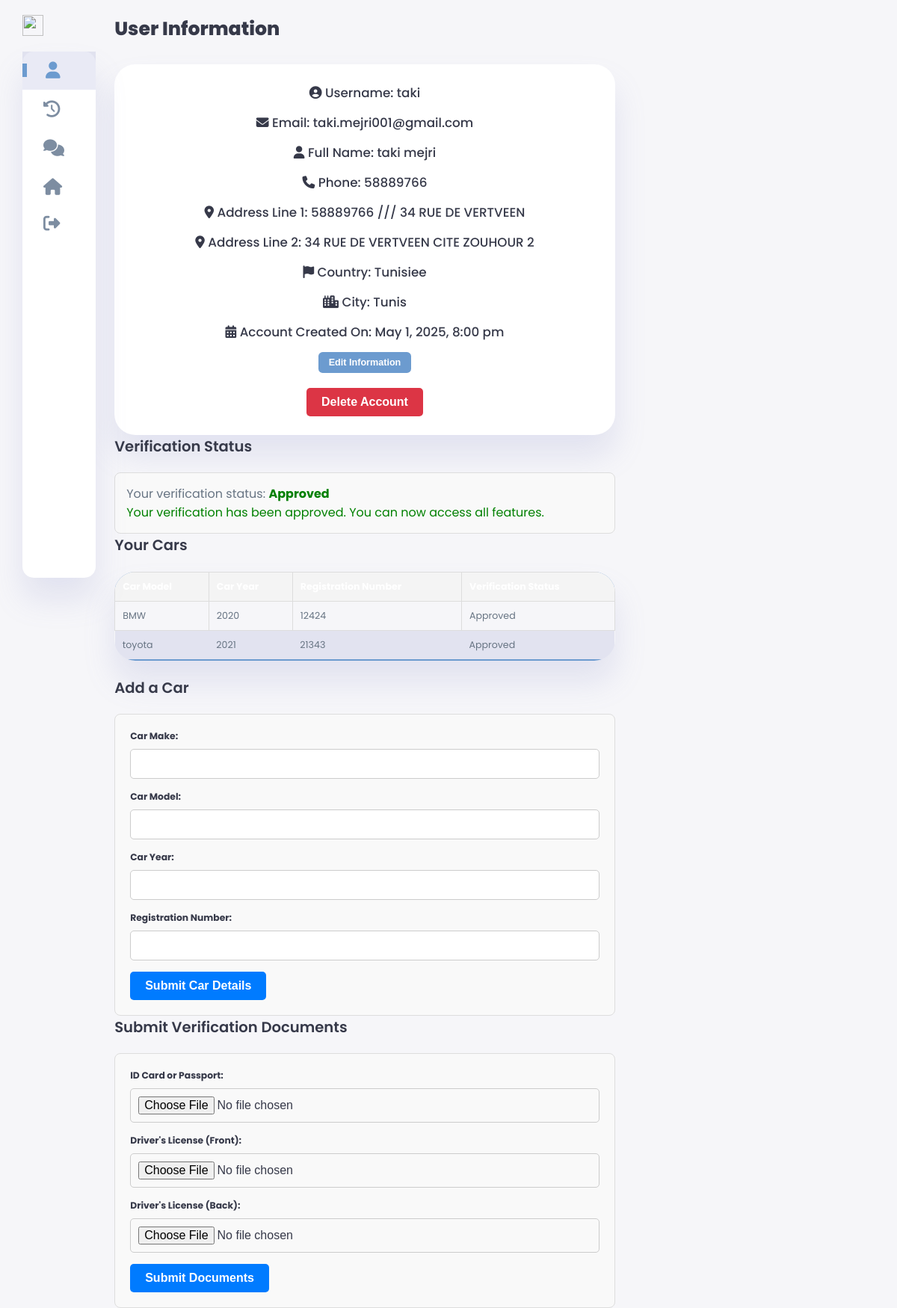
Page /views/back/user/user-info.php (signed in) on the committed database.
### tables this page shows
CREATE TABLE `users` (
  `id` int(11) NOT NULL,
  `username` varchar(50) NOT NULL,
  `email` varchar(100) NOT NULL,
  `password_hash` varchar(255) NOT NULL,
  `first_name` varchar(50) DEFAULT NULL,
  `last_name` varchar(50) DEFAULT NULL,
  `address_line1` varchar(100) DEFAULT NULL,
  `address_line2` varchar(100) DEFAULT NULL,
  `city` varchar(50) DEFAULT NULL,
  `state_province` varchar(50) DEFAULT NULL,
  `postal_code` varchar(20) DEFAULT NULL,
  `country` varchar(50) DEFAULT NULL,
  `phone_number` varchar(20) DEFAULT NULL,
  `is_verified` tinyint(1) DEFAULT 0,
  `verification_token` varchar(255) DEFAULT NULL,
  `verification_token_expires` datetime DEFAULT NULL,
  `verified_at` datetime DEFAULT NULL,
  `created_at` datetime DEFAULT current_timestamp(),
  `updated_at` datetime DEFAULT current_timestamp() ON UPDATE current_timestamp(),
  `car_verification_status` enum('Pending','Approved','Rejected') DEFAULT 'Pending',
  `car_verification_token` varchar(255) DEFAULT NULL,
  `car_verification_token_expires` datetime DEFAULT NULL,
  `car_verified_at` datetime DEFAULT NULL,
  `id_card_or_passport` varchar(255) DEFAULT NULL,
  `driver_license_front` varchar(255) DEFAULT NULL,
  `driver_license_back` varchar(255) DEFAULT NULL,
  `verification_status` enum('Pending','Approved','Rejected') DEFAULT 'Pending',
  `verification_submitted_at` datetime DEFAULT NULL
);

CREATE TABLE 
`cars` (
  `id` int(11) NOT NULL,
  `user_id` int(11) NOT NULL,
  `car_make` varchar(50) NOT NULL,
  `car_model` varchar(50) NOT NULL,
  `car_year` int(11) NOT NULL,
  `car_registration_number` varchar(50) NOT NULL,
  `car_verification_status` enum('Pending','Approved','Rejected') DEFAULT 'Pending',
  `car_verification_token` varchar(255) DEFAULT NULL,
  `car_verification_token_expires` datetime DEFAULT NULL,
  `car_verified_at` datetime DEFAULT NULL,
  `created_at` datetime DEFAULT current_timestamp(),
  `updated_at` datetime DEFAULT current_timestamp() ON UPDATE current_timestamp()
);

### views/back/user/user-info.php (the view, shortened to what this page needs)
<?php
try {
    $dsn = 'mysql:host=localhost;dbname=clyptorweb;charset=utf8mb4';
    $pdo = new PDO($dsn, 'root', '', [
        PDO::ATTR_ERRMODE => PDO::ERRMODE_EXCEPTION,
        PDO::ATTR_DEFAULT_FETCH_MODE => PDO::FETCH_ASSOC,
    ]);
    $stmt = $pdo->prepare("SELECT * FROM users WHERE id = :id");
    $stmt->execute(['id' => $_SESSION['user_id']]);
    $user = $stmt->fetch();
    $stmt = $pdo->prepare("SELECT * FROM cars WHERE user_id = :user_id");
    $stmt->execute(['user_id' => $_SESSION['user_id']]);
    $cars = $stmt->fetchAll();
    $created_at = date("F j, Y, g:i a", strtotime($user['created_at']));
    $stmt = $pdo->prepare("SELECT verification_status FROM users WHERE id = :id");
    $stmt->execute(['id' => $_SESSION['user_id']]);
    $userVerification = $stmt->fetch();
} catch (PDOException $e) {
    echo "Database error: " . $e->getMessage();
    exit();
}
?>
<!DOCTYPE html>
<html lang="en">
<head>
  <link rel="stylesheet" href="style.css">
  <link rel="stylesheet" href="https://cdnjs.cloudflare.com/ajax/libs/font-awesome/6.4.0/css/all.min.css">
</head>
<body>
  <div class="container">
    <aside>
        <div class="toggle">
            <div class="logo">
                <img src="images/logo.png">
            </div>
        </div>
        <div class="sidebar">
            <a href="user-info.php" class="active">
                <span class="fas fa-user"></span>
            </a>
            <a href="history.php">
                <span class="fas fa-history"></span>
            </a>
            <a href="chat.php">
                <span class="fas fa-comments"></span>
            </a>
            <a href="../../front/index.php">
                <span class="fas fa-home"></span>
            </a>
            <a href="#" id="logout-button">
                <span class="fas fa-sign-out-alt"></span>
            </a>
        </div>
    </aside>
    <main>
      <h1>User Information</h1>
      <div class="card user-info-card">
        <h3><i class="fas fa-user-circle"></i> Username: <span id="username-display"><?php echo htmlspecialchars($user['username']); ?></span></h3>
        <h3><i class="fas fa-envelope"></i> Email: <span id="email-display"><?php echo htmlspecialchars($user['email']); ?></span></h3>
        <h3><i class="fas fa-user"></i> Full Name: <span id="fullname-display"><?php echo htmlspecialchars($user['first_name'] . ' ' . $user['last_name']); ?></span></h3>
        <h3><i class="fas fa-phone"></i> Phone: <span id="phone-display"><?php echo htmlspecialchars($user['phone_number']); ?></span></h3>
        <h3><i class="fas fa-map-marker-alt"></i> Address Line 1: <span id="address-line1-display"><?php echo htmlspecialchars($user['address_line1']); ?></span></h3>
        <h3><i class="fas fa-map-marker-alt"></i> Address Line 2: <span id="address-line2-display"><?php echo htmlspecialchars($user['address_line2']); ?></span></h3>
        <h3><i class="fas fa-flag"></i> Country: <span id="country-display"><?php echo htmlspecialchars($user['country']); ?></span></h3>
        <h3><i class="fas fa-city"></i> City: <span id="city-display"><?php echo htmlspecialchars($user['city']); ?></span></h3>
        <h3><i class="fas fa-calendar-alt"></i> Account Created On: <span id="created-at-display"><?php echo htmlspecialchars($created_at); ?></span></h3>
        <button class="btn btn-primary" id="edit-info-button">Edit Information</button>
        <form method="POST" style="margin-top: 20px;">
          <button type="submit" name="delete_account" class="btn btn-danger" onclick="return confirm('Are you sure you want to delete your account? This action cannot be undone.')">Delete Account</button>
        </form>
      </div>
      <h2>Verification Status</h2>
      <div class="verification-status">
        <p>
          Your verification status:
          <strong style="color:
            <?= $userVerification['verification_status'] === 'Approved' ? 'green' : ($userVerification['verification_status'] === 'Rejected' ? 'red' : 'orange'); ?>;">
            <?= htmlspecialchars($userVerification['verification_status']) ?>
          </strong>
        </p>
        <?php if ($userVerification['verification_status'] === 'Rejected'): ?>
          <p style="color: red;">Your verification was rejected. Please resubmit your documents.</p>
        <?php elseif ($userVerification['verification_status'] === 'Pending'): ?>
          <p style="color: orange;">Your verification is under review. Please wait for approval.</p>
        <?php elseif ($userVerification['verification_status'] === 'Approved'): ?>
          <p style="color: green;">Your verification has been approved. You can now access all features.</p>
        <?php endif; ?>
      </div>
      <h2>Your Cars</h2>
      <table class="styled-table">
        <thead>
          <tr>
            <th>Car Model</th>
            <th>Car Year</th>
            <th>Registration Number</th>
            <th>Verification Status</th>
          </tr>
        </thead>
        <tbody>
          <?php foreach ($cars as $car): ?>
            <tr>
              <td><?= htmlspecialchars($car['car_model']) ?></td>
              <td><?= htmlspecialchars($car['car_year']) ?></td>
              <td><?= htmlspecialchars($car['car_registration_number']) ?></td>
              <td><?= htmlspecialchars($car['car_verification_status']) ?></td>
            </tr>
          <?php endforeach; ?>
        </tbody>
      </table>
      <h2>Add a Car</h2>
      <form method="POST" action="" class="car-form">
        <label for="car_make">Car Make:</label>
        <input type="text" id="car_make" name="car_make" required>
        <label for="car_model">Car Model:</label>
        <input type="text" id="car_model" name="car_model" required>
        <label for="car_year">Car Year:</label>
        <input type="number" id="car_year" name="car_year" required>
        <label for="car_registration_number">Registration Number:</label>
        <input type="text" id="car_registration_number" name="car_registration_number" required>
        <button type="submit" name="add_car" class="btn btn-primary">Submit Car Details</button>
      </form>
      <h2>Submit Verification Documents</h2>
      <form method="POST" action="" enctype="multipart/form-data" class="verification-form">
        <label for="id_card_or_passport">ID Card or Passport:</label>
        <input type="file" id="id_card_or_passport" name="id_card_or_passport" required>
        <label for="driver_license_front">Driver's License (Front):</label>
        <input type="file" id="driver_license_front" name="driver_license_front" required>
        <label for="driver_license_back">Driver's License (Back):</label>
        <input type="file" id="driver_license_back" name="driver_license_back" required>
        <button type="submit" name="submit_verification" class="btn btn-primary">Submit Documents</button>
      </form>
    </main>
  </div>
</body>
</html>

### views/back/user/style.css (style rules this page uses)
:root { --color-primary: #6C9BCF; --color-danger: #FF0060; --color-success: #1B9C85; --color-warning: #F7D060; --color-white: #fff; --color-info-dark: #7d8da1; --color-dark: #363949; --color-light: rgba(132, 139, 200, 0.18); --color-dark-variant: #677483; --color-background: #f6f6f9; --card-border-radius: 2rem; --border-radius-1: 0.4rem; --border-radius-2: 1.2rem; --card-padding: 1.8rem; --padding-1: 1.2rem; --box-shadow: 0 2rem 3rem var(--color-light); }
* { margin: 0; padding: 0; outline: 0; appearance: 0; border: 0; text-decoration: none; box-sizing: border-box; }
html { font-size: 14px; }
body { width: 100vw; height: 100vh; font-family: 'Poppins', sans-serif; font-size: 0.88rem; user-select: none; overflow-x: hidden; color: var(--color-dark); background-color: var(--color-background); }
a { color: var(--color-dark); }
img { display: block; width: 100%; object-fit: cover; }
h1 { font-weight: 800; font-size: 1.8rem; }
h2 { font-weight: 600; font-size: 1.4rem; }
h3 { font-weight: 500; font-size: 0.87rem; }
p { color: var(--color-dark-variant); }
.container { display: grid; width: 96%; margin: 0 auto; gap: 1.8rem; grid-template-columns: 12rem auto 23rem; }
aside { height: 100vh; }
aside .toggle { display: flex; align-items: center; justify-content: space-between; margin-top: 1.4rem; }
aside .toggle .logo { display: flex; gap: 0.5rem; }
aside .toggle .logo img { width: 2rem; height: 2rem; }
aside .sidebar { display: flex; flex-direction: column; background-color: var(--color-white); box-shadow: var(--box-shadow); border-radius: 15px; height: 88vh; position: relative; top: 1.5rem; transition: all 0.3s ease; }
aside .sidebar a { display: flex; align-items: center; color: var(--color-info-dark); height: 3.7rem; gap: 1rem; position: relative; margin-left: 2rem; transition: all 0.3s ease; }
aside .sidebar a span { font-size: 1.6rem; transition: all 0.3s ease; }
aside .sidebar a:last-child { position: absolute; bottom: 2rem; width: 100%; }
aside .sidebar a.active { width: 100%; color: var(--color-primary); background-color: var(--color-light); margin-left: 0; }
aside .sidebar a.active::before { content: ''; width: 6px; height: 18px; background-color: var(--color-primary); }
aside .sidebar a.active span { color: var(--color-primary); margin-left: calc(1rem - 3px); }
main { margin-top: 1.4rem; }
main table tbody td { height: 2.8rem; border-bottom: 1px solid var(--color-light); color: var(--color-dark-variant); }
main table tbody tr:last-child td { border: none; }
.styled-table { width: 100%; border-collapse: collapse; margin: 1.5rem 0; font-size: 0.9rem; font-family: 'Poppins', sans-serif; text-align: left; box-shadow: var(--box-shadow); border-radius: var(--card-border-radius); overflow: hidden; }
.styled-table thead tr { background-color: var(--color-primary); color: var(--color-white); text-align: left; font-weight: bold; }
.styled-table th, .styled-table td { padding: 12px 15px; }
.styled-table tbody tr { border-bottom: 1px solid var(--color-light); }
.styled-table tbody tr:nth-of-type(even) { background-color: var(--color-light); }
.styled-table tbody tr:last-of-type { border-bottom: 2px solid var(--color-primary); }
.btn { display: inline-flex; align-items: center; gap: 0.5rem; padding: 0.5rem 1rem; font-size: 0.9rem; font-weight: bold; border-radius: var(--border-radius-1); cursor: pointer; transition: background-color 0.3s ease; }
.btn-primary { background-color: var(--color-primary); color: var(--color-white); }
.btn-danger { background-color: var(--color-danger); color: var(--color-white); }
.user-info-card { background-color: var(--color-white); padding: var(--card-padding); border-radius: var(--card-border-radius); box-shadow: var(--box-shadow); text-align: center; margin-top: 2rem; }
.user-info-card h3 { margin-bottom: 1rem; font-size: 1.2rem; color: var(--color-dark); }
@media screen and (max-width: 1200px) { .container { width: 95%; grid-template-columns: 7rem auto 23rem; } }
@media screen and (max-width: 1200px) { aside .sidebar a { width: 5.6rem; } }
@media screen and (max-width: 1200px) { aside .sidebar a:last-child { position: relative; margin-top: 1.8rem; } }

### rows in the picture
users: username "taki", email "taki.mejri001@gmail.com", first_name+last_name "taki mejri", phone_number "58889766", address_line1 "58889766 /// 34 RUE DE VERTVEEN", address_line2 "34 RUE DE VERTVEEN CITE ZOUHOUR 2", country "Tunisiee", city "Tunis", created_at "May 1, 2025, 8:00 pm", verification_status "Approved"
cars: car_model "BMW", car_year "2020", car_registration_number "12424", car_verification_status "Approved"
cars: car_model "toyota", car_year "2021", car_registration_number "21343", car_verification_status "Approved"
